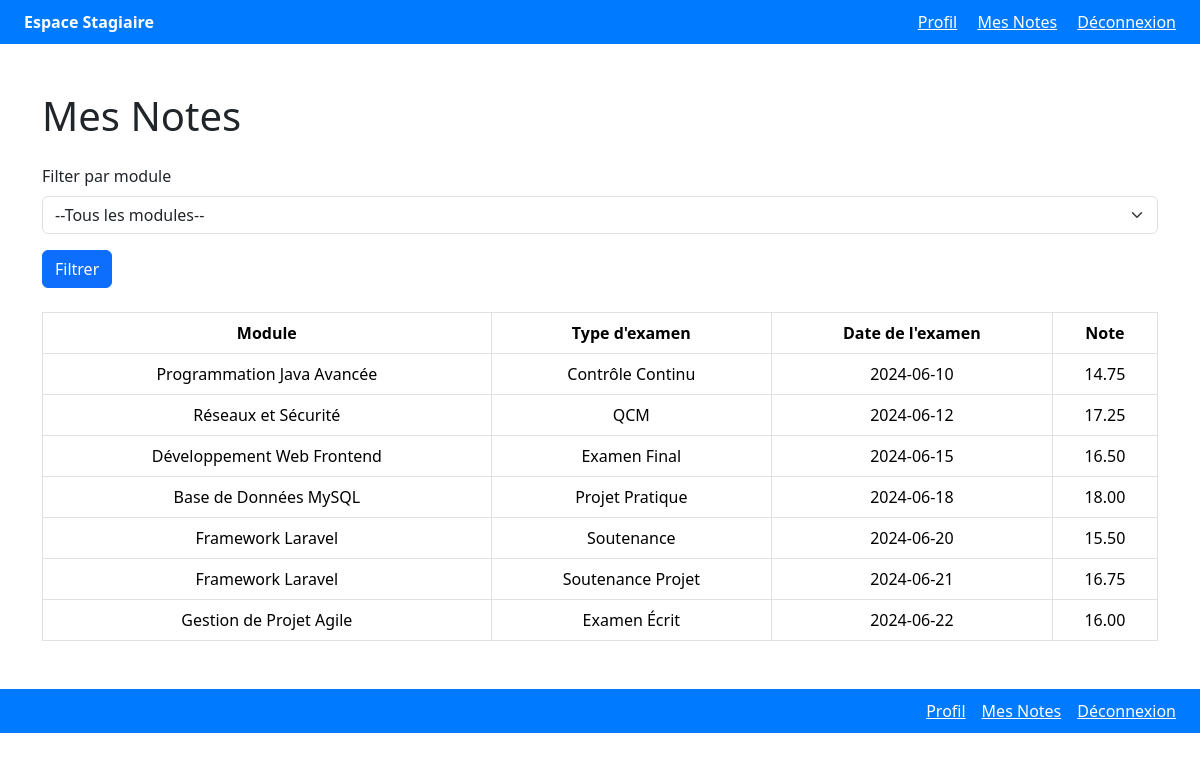
Screenshot of /stagiaire/notes.php (signed in) with the database file from the repository.
### tables this page shows
CREATE TABLE notes (
    id_stg INT,
    id_examen INT,
    note DECIMAL(4,2) CHECK (note >= 0 AND note <= 20),
    PRIMARY KEY (id_stg, id_examen),
    FOREIGN KEY (id_stg) REFERENCES stagiaire(id_stg),
    FOREIGN KEY (id_examen) REFERENCES examen(id_examen)
);

CREATE TABLE module (
    id_module INT PRIMARY KEY AUTO_INCREMENT,
    nom_module VARCHAR(100) NOT NULL,
    type_module VARCHAR(50),
    masse_horraire_module INT NOT NULL
);

CREATE TABLE examen (
    id_examen INT PRIMARY KEY AUTO_INCREMENT,
    type_examen VARCHAR(50) NOT NULL,
    date_examen DATE NOT NULL,
    salle_examen VARCHAR(20),
    id_module INT,
    FOREIGN KEY (id_module) REFERENCES module(id_module)
);

### stagiaire/notes.php (the view, shortened to what this page needs)
<?php
require '../connexion.php';
$id = $_SESSION["stagiaire"]["id_stg"];
?>
<!DOCTYPE html>
<html lang="fr">
<head>
  <link href="../bootstrap/bootstrap.css" rel="stylesheet">
  <link href="../bootstrap/bootstrap-icons.css" rel="stylesheet">
</head>
<body>
<div class="header-footer d-flex justify-content-between px-4">
  <strong>Espace Stagiaire</strong>
  <div>
    <a href="profil.php" class="text-white me-3">Profil</a>
    <a href="notes.php" class="text-white me-3">Mes Notes</a>
    <a href="exit.php" class="text-white">Déconnexion</a>
  </div>
</div>
<div class="container mt-5">
  <h1 class="mb-4">Mes Notes</h1>
  <form action="" method="post">
    <div class="mb-3">
      <label for="module" class="form-label">Filter par module</label>
      <select class="form-select" id="module" name="module">
        <option value="" selected>--Tous les modules--</option>
      </select>
    </div>
    <button type="submit" class="btn btn-primary">Filtrer</button>
  </form>
<?php
if(isset($_POST['module']) && $_POST['module'] != "") {
    $m = htmlspecialchars(trim($_POST['module']));
    $sql = "SELECT m.nom_module, e.type_examen, e.date_examen, n.note
            FROM module m
            JOIN examen e ON m.id_module = e.id_module
            JOIN notes n ON e.id_examen = n.id_examen
            WHERE m.id_module = :im AND n.id_stg = :i
            ORDER BY e.date_examen ASC";
    $stmt = $pdo->prepare($sql);
    $stmt->execute([':im'=>$m, ':i'=>$id]);
    $moduler = $stmt->fetchAll(PDO::FETCH_ASSOC);
    if ($moduler) {
        echo "<table class='table table-bordered text-center mt-4 table-striped'>";
        echo "<tr class='thead-dark'>
                <th>Module</th>
                <th>Type d'examen</th>
                <th>Date de l'examen</th>
                <th>Note</th>
              </tr>";
        foreach($moduler as $mr) {
            echo "<tr>
                    <td>" . htmlspecialchars($mr["nom_module"]) . "</td>
                    <td>" . htmlspecialchars($mr["type_examen"]) . "</td>
                    <td>" . htmlspecialchars($mr["date_examen"]) . "</td>
                    <td>" . htmlspecialchars($mr["note"]) . "</td>
                  </tr>";
        }
        echo "</table>";
    } else {
        echo '<div class="alert alert-danger mt-3">Aucune note enregistrée pour ce module</div>';
    }
} else {
    $sql = "SELECT
                m.nom_module AS module,
                e.type_examen,
                e.date_examen,
                n.note
            FROM notes n
            JOIN examen e ON n.id_examen = e.id_examen
            JOIN module m ON e.id_module = m.id_module
            WHERE n.id_stg = :i
            ORDER BY e.date_examen";
    $stmt = $pdo->prepare($sql);
    $stmt->execute([":i"=>$id]);
    $result = $stmt->fetchAll(PDO::FETCH_ASSOC);
    if ($result) {
        echo "<table class='table table-bordered text-center mt-4'>";
        echo "<tr>
                <th>Module</th>
                <th>Type d'examen</th>
                <th>Date de l'examen</th>
                <th>Note</th>
              </tr>";
        foreach($result as $r) {
            echo "<tr>
                    <td>" . htmlspecialchars($r["module"]) . "</td>
                    <td>" . htmlspecialchars($r["type_examen"]) . "</td>
                    <td>" . htmlspecialchars($r["date_examen"]) . "</td>
                    <td>" . htmlspecialchars($r["note"]) . "</td>
                  </tr>";
        }
        echo "</table>";
    } else {
        echo '<div class="alert alert-danger mt-3">Aucune note enregistrée</div>';
    }
}
?>
</div>
<div class="header-footer d-flex justify-content-end px-4 mt-5">
  <a href="profil.php" class="text-white me-3">Profil</a>
  <a href="notes.php" class="text-white me-3">Mes Notes</a>
  <a href="exit.php" class="text-white">Déconnexion</a>
</div>
</body>
</html>

### stagiaire/notes.php (style rules this page uses)
.header-footer { background-color: #007bff; color: white; padding: 10px; }

### rows the page displays
notes: module.nom_module "Programmation Java Avancée", id_examen.type_examen "Contrôle Continu", id_examen.date_examen "2024-06-10", note "14.75"
notes: module.nom_module "Réseaux et Sécurité", id_examen.type_examen "QCM", id_examen.date_examen "2024-06-12", note "17.25"
notes: module.nom_module "Développement Web Frontend", id_examen.type_examen "Examen Final", id_examen.date_examen "2024-06-15", note "16.50"
notes: module.nom_module "Base de Données MySQL", id_examen.type_examen "Projet Pratique", id_examen.date_examen "2024-06-18", note "18.00"
notes: module.nom_module "Framework Laravel", id_examen.type_examen "Soutenance", id_examen.date_examen "2024-06-20", note "15.50"
notes: module.nom_module "Framework Laravel", id_examen.type_examen "Soutenance Projet", id_examen.date_examen "2024-06-21", note "16.75"
notes: module.nom_module "Gestion de Projet Agile", id_examen.type_examen "Examen Écrit", id_examen.date_examen "2024-06-22", note "16.00"
